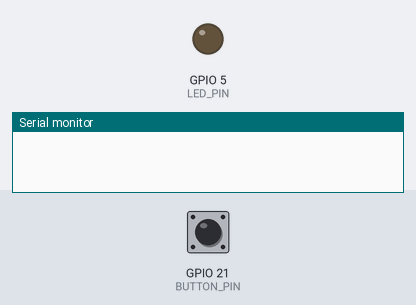
A program run on a simulated ESP32. Parts: output pins drawn as LEDs (lit = HIGH), the last lines printed to the serial monitor. Dashed ring = blinking. Inputs (shaded band) come from the test bench; at power-on: GPIO 21 (BUTTON_PIN) HIGH.

Above: at 1.2 s.
1.3 s: GPIO 21 (BUTTON_PIN) pulled LOW for 0.15 s
At 3.1 s:
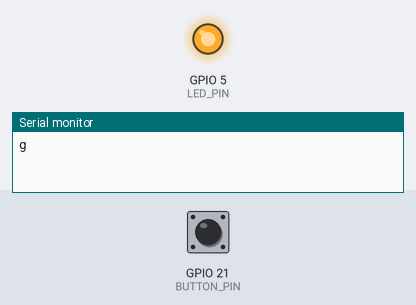
3.4 s: GPIO 21 (BUTTON_PIN) pulsed LOW 2 times (0.12 s each, 0.3 s apart)
At 4.62 s:
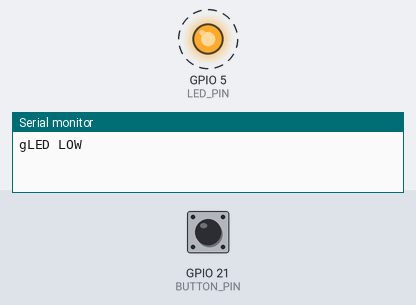
Timing chart, 0 to 12.4 s (numbered marks = the images above; inputs shaded):
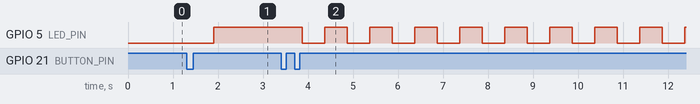

Measured:
- after the input at 1.3 s, GPIO 5 (LED_PIN): LOW → HIGH after 0.60 s
- after the input at 3.4 s, GPIO 5 (LED_PIN): alternates HIGH for 0.50 s and LOW for 0.50 s, starting after 0.47 s

The program:

main.cpp
```cpp
#include <OneButton.h>

const int BUTTON_PIN = 21;
const int LED_PIN = 5;

OneButton button(BUTTON_PIN, true, true);


bool ledState = false;
bool blinkMode = false;
unsigned long previousMillis = 0;
unsigned long blinkInterval = 500;
bool ledOnForBlink = false;

void handleSingleClick();
void handleDoubleClick();

void setup() {
  pinMode(LED_PIN, OUTPUT);
  digitalWrite(LED_PIN, LOW);

  button.attachClick(handleSingleClick);
  button.attachDoubleClick(handleDoubleClick);
  Serial.begin(115200);

}

void loop() {
  button.tick();

  if (blinkMode) {
    unsigned long currentMillis = millis();
    if (currentMillis - previousMillis >= blinkInterval) {
      previousMillis = currentMillis;
      ledOnForBlink = !ledOnForBlink;
      digitalWrite(LED_PIN, ledOnForBlink ? HIGH : LOW);
    }
  }
}

void handleSingleClick() {
  Serial.print("g");
  if (blinkMode) {
    blinkMode = false;
  }
  ledState = !ledState;
  digitalWrite(LED_PIN, ledState ? HIGH : LOW);
}

void handleDoubleClick() {
  blinkMode = !blinkMode;
  if (blinkMode) {
    previousMillis = millis();
    ledOnForBlink = false;
    digitalWrite(LED_PIN, LOW);
    Serial.print("LED LOW");
  } else {
    digitalWrite(LED_PIN, ledState ? HIGH : LOW);
  }
}  
```
